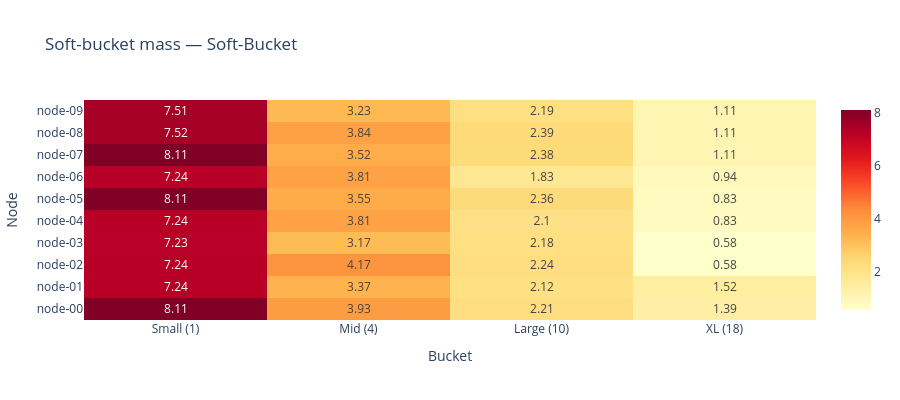

Notebook source saved alongside this figure:
### Markdown cell above
## 4. Soft-bucket mass heatmap

Shows the soft mass per anchor (S/M/L/XL) per node. Ideally all rows look similar.

### Code cell
bucket_labels = [f"{name} ({int(mu)})" for name, (mu, _, _) in
                 zip(["Small", "Mid", "Large", "XL"], DEFAULT_ANCHORS)]

def soft_bucket_heatmap(cluster: Cluster, title: str):
    node_names = sorted(cluster.nodes.keys())
    matrix = []
    for nn in node_names:
        counts = compute_soft_counts(cluster.nodes[nn], DEFAULT_ANCHORS)
        matrix.append(counts)
    arr = np.array(matrix)
    
    fig = go.Figure(go.Heatmap(
        z=arr,
        x=bucket_labels,
        y=node_names,
        colorscale="YlOrRd",
        text=np.round(arr, 2),
        texttemplate="%{text}",
    ))
    fig.update_layout(title=title, height=400, xaxis_title="Bucket", yaxis_title="Node")
    fig.show()

for label, cluster in clusters.items():
    soft_bucket_heatmap(cluster, f"Soft-bucket mass — {label}")

### Figure 1 — Plotly figure (JSON) as saved in the notebook; plotly's stock layout.template omitted (floating-point values rounded to 4 significant figures)
{"data": [{"colorscale": [[0, "rgb(255,255,204)"], [0.125, "rgb(255,237,160)"], [0.25, "rgb(254,217,118)"], [0.375, "rgb(254,178,76)"], [0.5, "rgb(253,141,60)"], [0.625, "rgb(252,78,42)"], [0.75, "rgb(227,26,28)"], [0.875, "rgb(189,0,38)"], [1, "rgb(128,0,38)"]], "text": [[8.11, 3.93, 2.21, 1.39], [7.24, 3.37, 2.12, 1.52], [7.24, 4.17, 2.24, 0.58], [7.23, 3.17, 2.18, 0.58], [7.24, 3.81, 2.1, 0.83], [8.11, 3.55, 2.36, 0.83], [7.24, 3.81, 1.83, 0.94], [8.11, 3.52, 2.38, 1.11], [7.52, 3.84, 2.39, 1.11], [7.51, 3.23, 2.19, 1.11]], "texttemplate": "%{text}", "type": "heatmap", "x": ["Small (1)", "Mid (4)", "Large (10)", "XL (18)"], "y": ["node-00", "node-01", "node-02", "node-03", "node-04", "node-05", "node-06", "node-07", "node-08", "node-09"], "z": [[8.107, 3.934, 2.21, 1.387], [7.242, 3.366, 2.12, 1.521], [7.242, 4.166, 2.236, 0.5751], [7.231, 3.166, 2.18, 0.5751], [7.242, 3.805, 2.101, 0.8335], [8.107, 3.551, 2.361, 0.8339], [7.242, 3.805, 1.827, 0.9403], [8.107, 3.523, 2.38, 1.111], [7.518, 3.843, 2.393, 1.111], [7.507, 3.232, 2.194, 1.11]]}], "layout": {"height": 400, "title": {"text": "Soft-bucket mass — Soft-Bucket"}, "xaxis": {"title": {"text": "Bucket"}}, "yaxis": {"title": {"text": "Node"}}}}
